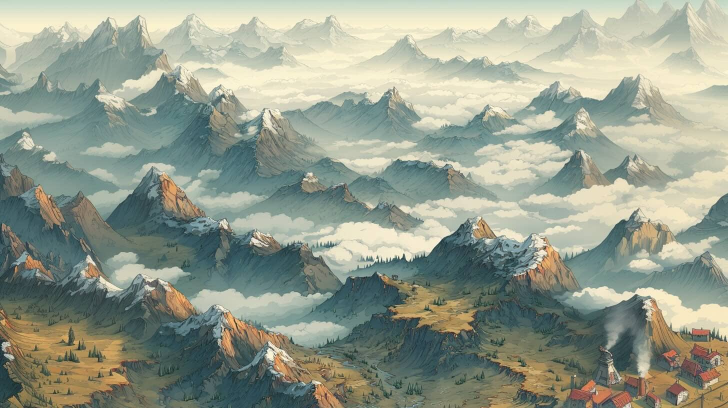
#> input picture app/javascript/dashboard/assets/images/auth/signup-bg.jpg, 1456 x 816 px (shown at 1/2 size)
$ python -i vision_v43.py   (imports and definitions only)   (older library calls are emulated)
#> lines starting #> are read from the running program, lines starting #| are printed output that depends on the picture; after the words box and inside, x2 and y2 are one past the last pixel; in counts of white or black regions, pixels touching at a corner belong together
#> further down, picture is the input picture: shape (816, 1456, 3); mean B, G, R 141.5, 156.9, 149.2
from __future__ import annotations

import math
from pathlib import Path

import cv2
import numpy as np

VISION_VERSION = "vision-v4.3.0"


def _clamp(v, lo=0.0, hi=1.0):
    return max(lo, min(hi, float(v)))


def _frame_metrics(frame):
    if frame is None or frame.size == 0:
        return None
    small = cv2.resize(frame, (320, 568), interpolation=cv2.INTER_AREA)
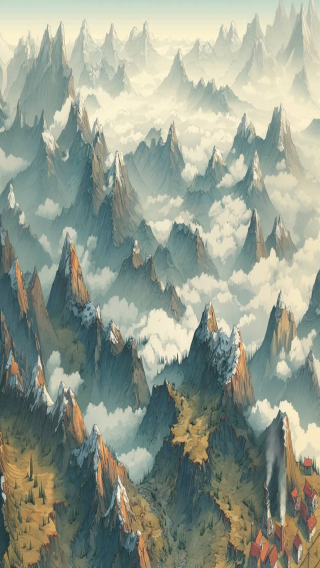
#> small: shape (568, 320, 3); mean B, G, R 141.5, 156.9, 149.2
    gray = cv2.cvtColor(small, cv2.COLOR_BGR2GRAY)
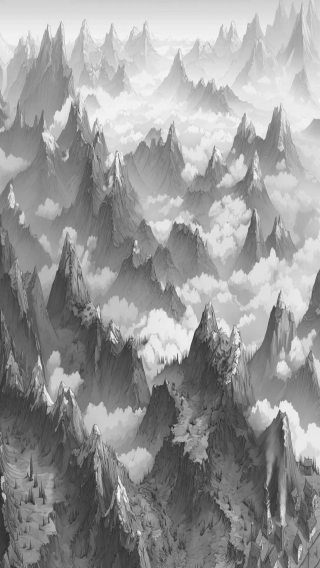
#> gray: shape (568, 320); min 36, max 246, mean 152.8
    hsv = cv2.cvtColor(small, cv2.COLOR_BGR2HSV)
#> hsv: shape (568, 320, 3); mean H, S, V 54, 48.5, 161.2
    sharp = float(cv2.Laplacian(gray, cv2.CV_64F).var())
#> sharp = 678.8
    brightness = float(gray.mean()) / 255.0
#> brightness = 0.599
    contrast = float(gray.std()) / 96.0
#> contrast = 0.545
    saturation = float(hsv[:, :, 1].mean()) / 255.0
#> saturation = 0.19
    edges = cv2.Canny(gray, 70, 160)
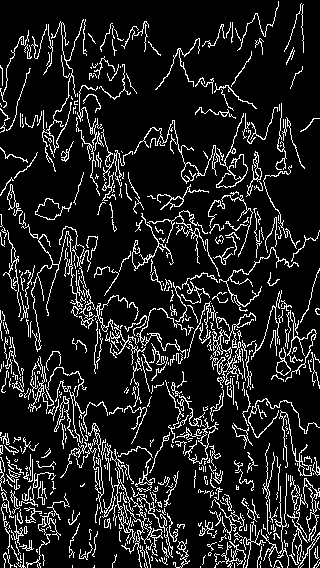
#> edges: shape (568, 320); 12.5% white in thin lines or dots
    edge_density = float(np.count_nonzero(edges)) / float(edges.size)
#> edge_density = 0.125
    b, g, r = [float(x) / 255.0 for x in small.mean(axis=(0, 1))]
#> b = 0.555; g = 0.615; r = 0.585
    color_sum = max(1e-6, r + g + b)
#> color_sum = 1.76
    wb = {
        "r": round((r / color_sum) * 3.0, 4),
        "g": round((g / color_sum) * 3.0, 4),
        "b": round((b / color_sum) * 3.0, 4),
    }
#> wb = {'r': 1, 'g': 1.05, 'b': 0.948}
    focus_x = focus_y = 0.5
    focus_conf = 0.0
    try:
        sal = cv2.saliency.StaticSaliencySpectralResidual_create()
        ok, saliency = sal.computeSaliency(small)
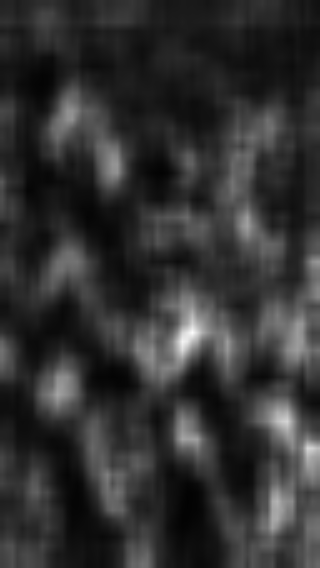
#> saliency: shape (568, 320) float32; min 0.0103, max 0.994, mean 0.196
#> ok = True
        if ok:
            saliency = cv2.GaussianBlur(saliency, (0, 0), 3)
            _, mask = cv2.threshold((saliency * 255).astype(np.uint8), 0, 255, cv2.THRESH_BINARY + cv2.THRESH_OTSU)
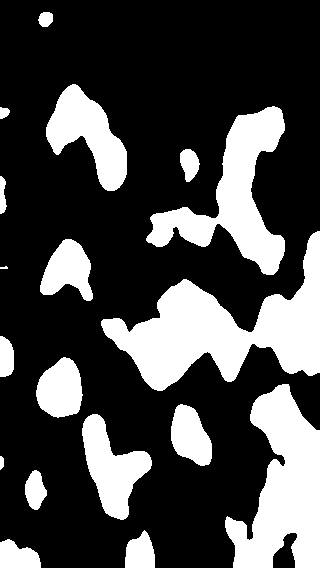
#> mask: shape (568, 320); 27.9% white; 18 white regions (1 under 20 px), largest, box (x1, y1, x2, y2) and area: (101, 231, 320, 391) 14126, (225, 384, 320, 568) 10390, (146, 106, 285, 275) 8474
            m = cv2.moments(mask)
#> m = moments, m00 12911160, centre m10/m00, m01/m00 = (192.1, 343.7)
            if m["m00"] > 1:
                focus_x = _clamp((m["m10"] / m["m00"]) / small.shape[1], 0.18, 0.82)
#> focus_x = 0.6
                focus_y = _clamp((m["m01"] / m["m00"]) / small.shape[0], 0.18, 0.82)
#> focus_y = 0.605
                focus_conf = _clamp(float(mask.mean()) / 80.0)
#> focus_conf = 0.888
    except Exception:
        pass
    return {
        "brightness": brightness,
        "contrast": contrast,
        "saturation": saturation,
        "sharpness": sharp,
        "edge_density": edge_density,
        "focus_x": focus_x,
        "focus_y": focus_y,
        "focus_confidence": focus_conf,
        "white_balance": wb,
        "gray": gray,
    }


# [109 lines left out: functions _quality, _motion, analyze_video, not called in this run]

>>> import cv2
>>> picture = cv2.imread('../../app/javascript/dashboard/assets/images/auth/signup-bg.jpg')
>>> result = _frame_metrics(picture)
#> result = 10 items
